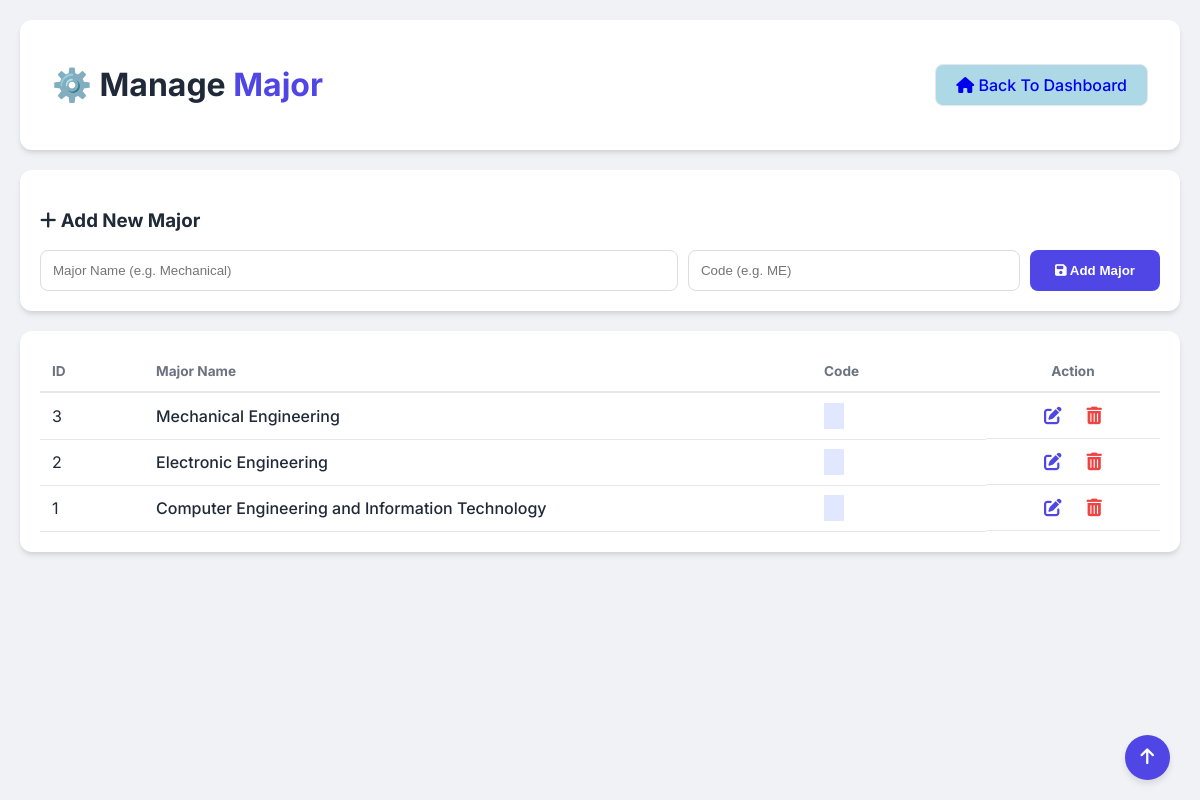
The page /manage_majors.php on the database its author committed.
### tables this page shows
CREATE TABLE IF NOT EXISTS `major_details` (
  `id` INT AUTO_INCREMENT PRIMARY KEY,
  `title` VARCHAR(100) NOT NULL
);

### database/database.php (called while the page is built, shortened)
<?php
class Database
{
    private $servername = "127.0.0.1:3307";
    private $username = "root";
    private $password = "";
    private $dbname = "attendance_db";
    public function __construct() {
        try {
            $this->conn = new PDO("mysql:host=$this->servername;dbname=$this->dbname", $this->username, $this->password);
        } catch(PDOException $e) {
            echo "Connection failed: " . $e->getMessage();
        }
    }
}

### manage_majors.php (the view, shortened to what this page needs)
<?php
require_once 'database/database.php';
$db = new Database();
$edit_major = null;
$majors = $db->conn->query("SELECT * FROM major_details ORDER BY id DESC")->fetchAll(PDO::FETCH_ASSOC);
?>
<!DOCTYPE html>
<html lang="en">
<head>
    <link rel="stylesheet" href="css/attendance.css">
    <link rel="stylesheet" href="https://cdnjs.cloudflare.com/ajax/libs/font-awesome/6.4.2/css/all.min.css">
</head>
<body>
<div class="container">
    <header class="attendance-header">
        <h1>⚙️ Manage <span style="color:#4f46e5">Major</span></h1>
        <a href="dashboard.php" class="class-btn" style="text-decoration:none; background:lightblue;">
            <i class="fa-solid fa-house"></i> Back To Dashboard
        </a>
    </header>
    <div class="card <?= $edit_major ? 'edit-mode' : '' ?>" style="margin-bottom: 20px;">
        <h3><?= $edit_major ? '<i class="fa-solid fa-pen-to-square"></i> Edit Major' : '<i class="fa-solid fa-plus"></i> Add New Major' ?></h3>
        <form method="POST" style="display:flex; gap:10px;">
            <input type="text" name="title" placeholder="Major Name (e.g. Mechanical)"
                   value="<?= $edit_major['title'] ?? '' ?>" required
                   style="flex:2; padding:12px; border-radius:8px; border:1px solid #ddd;">
            <input type="text" name="code" placeholder="Code (e.g. ME)"
                   value="<?= $edit_major['code'] ?? '' ?>" required
                   style="flex:1; padding:12px; border-radius:8px; border:1px solid #ddd;">
            <button type="submit" name="save_major" class="save-btn" style="margin:0; width:auto; padding:10px 25px; background: <?= $edit_major ? '#10b981' : '#4f46e5' ?>;">
                <?= $edit_major ? '<i class="fa-solid fa-check"></i> Update' : '<i class="fa-solid fa-floppy-disk"></i> Add Major' ?>
            </button>
        </form>
    </div>
    <div class="card">
        <table class="student-table">
            <thead>
                <tr>
                    <th width="80px">ID</th>
                    <th>Major Name</th>
                    <th width="150px">Code</th>
                    <th style="text-align:center" width="150px">Action</th>
                </tr>
            </thead>
            <tbody>
                <?php foreach($majors as $m): ?>
                <tr>
                    <td><?=$m['id']?></td>
                    <td style="font-weight: 500;"><?=$m['title']?></td>
                    <td><span class="ay-badge" style="background:#e0e7ff; color:#4338ca; padding: 3px 10px;"><?= $m['code'] ?></span></td>
                    <td class="action-cell">
                        <a href="?edit=<?=$m['id']?>" class="btn-edit" title="Edit">
                            <i class="fa-solid fa-pen-to-square"></i>
                        </a>
                        <a href="?delete=<?=$m['id']?>" class="btn-delete" title="Delete"
                           onclick="return confirm('ဖျက်ရန် သေချာပါသလား?')">
                            <i class="fa-solid fa-trash-can"></i>
                        </a>
                    </td>
                </tr>
                <?php endforeach; ?>
            </tbody>
        </table>
    </div>
</div>
<button onclick="topFunction()" id="scrollUpBtn" title="Go to top"><i class="fa-solid fa-arrow-up"></i></button>
</body>
</html>

### css/attendance.css (style rules this page uses)
:root { --bg: #f0f2f5; --card: #ffffff; --primary: #4f46e5; --primary-hover: #4338ca; --text-main: #1f2937; --text-muted: #6b7280; --success: #10b981; --border: #e5e7eb; --shadow: 0 4px 6px -1px rgba(0, 0, 0, 0.1), 0 2px 4px -1px rgba(0, 0, 0, 0.06); --radius: 12px; }
body { font-family: 'Inter', sans-serif; background-color: var(--bg); color: var(--text-main); margin: 0; padding: 20px; }
.container { max-width: 1200px; margin: 0 auto; }
.attendance-header { background: var(--card); padding: 1.5rem 2rem; border-radius: var(--radius); box-shadow: var(--shadow); display: flex; justify-content: space-between; align-items: center; margin-bottom: 20px; }
.class-btn { padding: 10px 20px; border-radius: 8px; border: 1px solid var(--border); background: var(--card); cursor: pointer; font-weight: 500; }
.card { background: var(--card); border-radius: var(--radius); padding: 20px; box-shadow: var(--shadow); }
.student-table { width: 100%; border-collapse: collapse; }
.student-table th { text-align: left; padding: 12px; border-bottom: 2px solid var(--border); color: var(--text-muted); font-size: 0.85rem; }
.student-table td { padding: 12px; border-bottom: 1px solid var(--border); }
.save-btn { width: 100%; background: var(--primary); color: white; border: none; padding: 12px; border-radius: 8px; font-weight: 600; margin-top: 20px; cursor: pointer; }
#scrollUpBtn { position: fixed !important; bottom: 20px !important; right: 30px !important; z-index: 9999 !important; font-size: 18px !important; border: none !important; outline: none !important; background-color: #4f46e5 !important; color: white !important; cursor: pointer !important; padding: 12px 16px !important; border-radius: 50% !important; box-shadow: 0 4px 6px rgba(0, 0, 0, 0.1) !important; transition: background 0.3s, transform 0.3s !important; }

### manage_majors.php (style rules this page uses)
.btn-edit { color: #4f46e5; margin-right: 15px; text-decoration: none; font-size: 1.1rem; }
.btn-delete { color: #ef4444; text-decoration: none; font-size: 1.1rem; border: none; background: none; cursor: pointer; }
.action-cell { display: flex; justify-content: center; align-items: center; gap: 10px; }

### rows shown on the page
major_details: id "3", title "Mechanical Engineering"
major_details: id "2", title "Electronic Engineering"
major_details: id "1", title "Computer Engineering and Information Technology"
